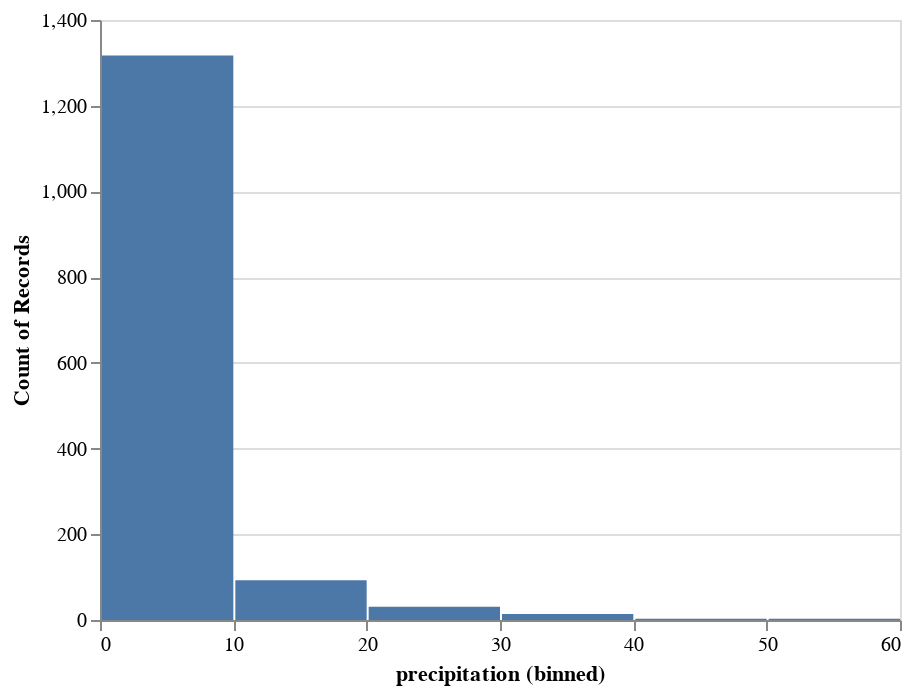

The notebook cell this image was saved under:
### Code cell
alt.Chart(df).mark_bar().encode(
    alt.X('precipitation',bin=True),
    y='count()'
)

### Figure 1 — Vega-Lite specification as saved in the notebook (floating-point values rounded to 4 significant figures; data arrays with more than 128 entries replaced by an {"elided": "..."} marker saying what was removed)
{"config": {"view": {"continuousWidth": 400, "continuousHeight": 300}}, "data": {"name": "data-830c39fec90146253fb06a06c26374ef"}, "mark": "bar", "encoding": {"x": {"type": "quantitative", "bin": true, "field": "precipitation"}, "y": {"type": "quantitative", "aggregate": "count"}}, "$schema": "https://vega.github.io/schema/vega-lite/v4.8.1.json", "datasets": {"data-830c39fec90146253fb06a06c26374ef": {"elided": "1461 records"}}}
